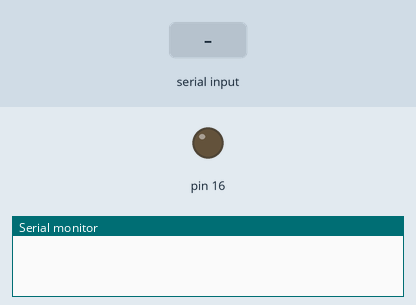
Recording of a sketch running on a simulated Arduino Uno, built with avr-gcc and run on an emulated ATmega328P. On the bench: output pins drawn as LEDs (lit = HIGH), the last lines printed to the serial monitor. The test bench sets the inputs (shaded band).

Above: at 1.2 s.
1.3 s: "1" received over Serial
At 1.6 s:
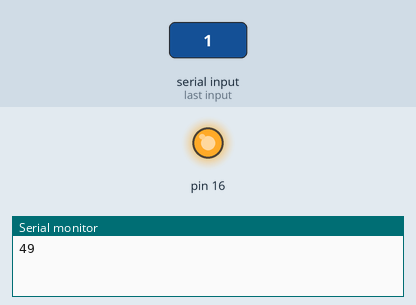
2.8 s: "0" received over Serial
At 4.0 s:
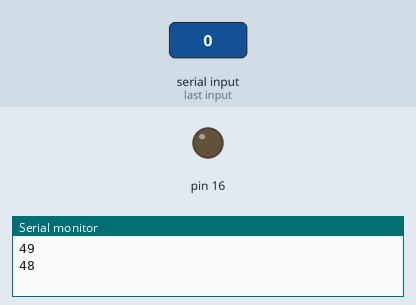
Timing chart, 0 to 5.8 s (numbered marks = the images above; inputs shaded):
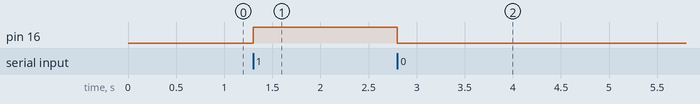

The sketch:

Vault.ino
```cpp
/* @file HelloKeypad.pde
  || @version 1.0
  || @author Alexander Brevig
  || @contact alexanderbrevig@gmail.com
  ||
  || @description
  || | Demonstrates the simplest use of the matrix Keypad library.
  || #
*/
#include <Keypad.h>
const byte ROWS = 4; //four rows
const byte COLS = 4; //three columns
char keys[ROWS][COLS] = {
  {'1', '2', '3', 'A'},
  {'4', '5', '6', 'B'},
  {'7', '8', '9', 'C'},
  {'*', '0', '#', 'D'}
};
byte rowPins[ROWS] = {12, 13, 6, 10}; //connect to the row pinouts of the kp,
byte colPins[COLS] = {2, 4, 8, 11}; //connect to the column pinouts of the keypad

Keypad keypad = Keypad( makeKeymap(keys), rowPins, colPins, ROWS, COLS );
int letter = -1;
void setup() {
  Serial.begin(9600);
  pinMode(16, OUTPUT);

}
void loop() {
  while (letter == -1) {
    letter = Serial.read();
  }
  if (letter != 10) {
    Serial.println(letter, DEC);
    if (letter == 49) {
      analogWrite(16, 255);
    } else {
      analogWrite(16, 0);
    }
  }
  letter = -1;
}
```

Measured:
- after the input at 1.3 s, pin 16: LOW → HIGH at once
- after the input at 2.8 s, pin 16: HIGH → LOW at once
